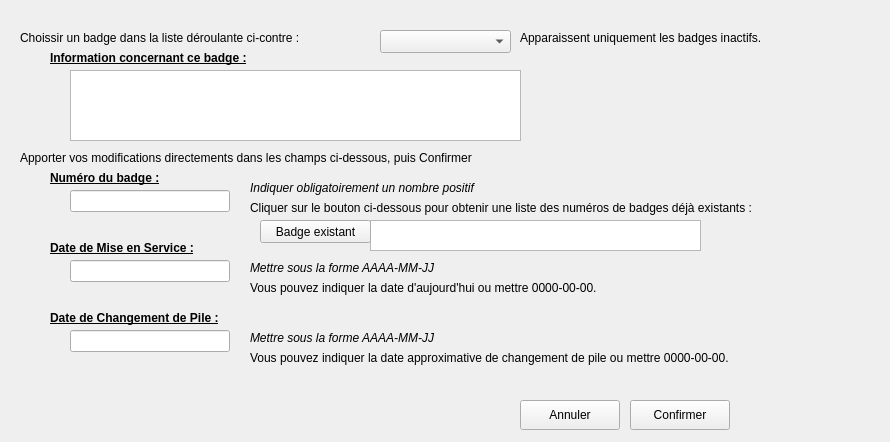
      <widget class="QWidget" name="page_2">
       <property name="geometry">
        <rect>
         <x>0</x>
         <y>0</y>
         <width>890</width>
         <height>442</height>
        </rect>
       </property>
       <attribute name="label">
        <string>Apporter une modification concernant une Affectation</string>
       </attribute>
       <widget class="QLabel" name="label_19">
        <property name="geometry">
         <rect>
          <x>20</x>
          <y>30</y>
          <width>341</width>
          <height>16</height>
         </rect>
        </property>
        <property name="text">
         <string>Choissir un badge dans la liste déroulante ci-contre :</string>
        </property>
       </widget>
       <widget class="QComboBox" name="cBoxLierMod">
        <property name="enabled">
         <bool>true</bool>
        </property>
        <property name="geometry">
         <rect>
          <x>380</x>
          <y>30</y>
          <width>131</width>
          <height>23</height>
         </rect>
        </property>
       </widget>
       <widget class="QLabel" name="label_20">
        <property name="geometry">
         <rect>
          <x>50</x>
          <y>170</y>
          <width>121</width>
          <height>16</height>
         </rect>
        </property>
        <property name="font">
         <font>
          <weight>75</weight>
          <bold>true</bold>
          <underline>true</underline>
         </font>
        </property>
        <property name="text">
         <string>Numéro du badge :</string>
        </property>
       </widget>
       <widget class="QLineEdit" name="lEditNumBadgeMod">
        <property name="geometry">
         <rect>
          <x>70</x>
          <y>190</y>
          <width>160</width>
          <height>22</height>
         </rect>
        </property>
       </widget>
       <widget class="QLabel" name="label_21">
        <property name="geometry">
         <rect>
          <x>50</x>
          <y>240</y>
          <width>181</width>
          <height>16</height>
         </rect>
        </property>
        <property name="font">
         <font>
          <weight>75</weight>
          <bold>true</bold>
          <underline>true</underline>
         </font>
        </property>
        <property name="text">
         <string>Date de Mise en Service :</string>
        </property>
       </widget>
       <widget class="QLabel" name="label_22">
        <property name="geometry">
         <rect>
          <x>50</x>
          <y>310</y>
          <width>211</width>
          <height>16</height>
         </rect>
        </property>
        <property name="font">
         <font>
          <weight>75</weight>
          <bold>true</bold>
          <underline>true</underline>
         </font>
        </property>
        <property name="text">
         <string>Date de Changement de Pile :</string>
        </property>
       </widget>
       <widget class="QLineEdit" name="lEditDateServiceMod">
        <property name="geometry">
         <rect>
          <x>70</x>
          <y>260</y>
          <width>160</width>
          <height>22</height>
         </rect>
        </property>
       </widget>
       <widget class="QLineEdit" name="lEditDatePileMod">
        <property name="geometry">
         <rect>
          <x>70</x>
          <y>330</y>
          <width>160</width>
          <height>22</height>
         </rect>
        </property>
       </widget>
       <widget class="QLabel" name="label_24">
        <property name="geometry">
         <rect>
          <x>20</x>
          <y>150</y>
          <width>581</width>
          <height>16</height>
         </rect>
        </property>
        <property name="text">
         <string>Apporter vos modifications directements dans les champs ci-dessous, puis Confirmer</string>
        </property>
       </widget>
       <widget class="QLabel" name="label_25">
        <property name="geometry">
         <rect>
          <x>250</x>
          <y>260</y>
          <width>381</width>
          <height>16</height>
         </rect>
        </property>
        <property name="font">
         <font>
          <italic>true</italic>
         </font>
        </property>
        <property name="text">
         <string>Mettre sous la forme AAAA-MM-JJ</string>
        </property>
       </widget>
       <widget class="QLabel" name="label_26">
        <property name="geometry">
         <rect>
          <x>250</x>
          <y>280</y>
          <width>561</width>
          <height>16</height>
         </rect>
        </property>
        <property name="text">
         <string>Vous pouvez indiquer la date d'aujourd'hui ou mettre 0000-00-00.</string>
        </property>
       </widget>
       <widget class="QLabel" name="label_27">
        <property name="geometry">
         <rect>
          <x>250</x>
          <y>330</y>
          <width>381</width>
          <height>16</height>
         </rect>
        </property>
        <property name="font">
         <font>
          <italic>true</italic>
         </font>
        </property>
        <property name="text">
         <string>Mettre sous la forme AAAA-MM-JJ</string>
        </property>
       </widget>
       <widget class="QLabel" name="label_28">
        <property name="geometry">
         <rect>
          <x>250</x>
          <y>350</y>
          <width>561</width>
          <height>16</height>
         </rect>
        </property>
        <property name="text">
         <string>Vous pouvez indiquer la date approximative de changement de pile ou mettre 0000-00-00.</string>
        </property>
       </widget>
       <widget class="QPushButton" name="btAnnulerLierMod">
        <property name="geometry">
         <rect>
          <x>520</x>
          <y>400</y>
          <width>100</width>
          <height>30</height>
         </rect>
        </property>
        <property name="text">
         <string>Annuler</string>
        </property>
        <property name="icon">
         <iconset>
          <normaloff>ressources/ButtonClose.png</normaloff>ressources/ButtonClose.png</iconset>
        </property>
       </widget>
       <widget class="QPushButton" name="btOkLierMod">
        <property name="geometry">
         <rect>
          <x>630</x>
          <y>400</y>
          <width>100</width>
          <height>30</height>
         </rect>
        </property>
        <property name="text">
         <string>Confirmer</string>
        </property>
        <property name="icon">
         <iconset>
          <normaloff>ressources/bt_ok.png</normaloff>ressources/bt_ok.png</iconset>
        </property>
       </widget>
       <widget class="QLabel" name="label_31">
        <property name="geometry">
         <rect>
          <x>520</x>
          <y>30</y>
          <width>281</width>
          <height>16</height>
         </rect>
        </property>
        <property name="text">
         <string>Apparaissent uniquement les badges inactifs.</string>
        </property>
       </widget>
       <widget class="QLabel" name="label_37">
        <property name="geometry">
         <rect>
          <x>840</x>
          <y>0</y>
          <width>51</width>
          <height>51</height>
         </rect>
        </property>
        <property name="text">
         <string/>
        </property>
        <property name="pixmap">
         <pixmap>ressources/modifier.png</pixmap>
        </property>
       </widget>
       <widget class="QLabel" name="label_42">
        <property name="geometry">
         <rect>
          <x>50</x>
          <y>50</y>
          <width>241</width>
          <height>16</height>
         </rect>
        </property>
        <property name="font">
         <font>
          <weight>75</weight>
          <bold>true</bold>
          <underline>true</underline>
         </font>
        </property>
        <property name="text">
         <string>Information concernant ce badge :</string>
        </property>
       </widget>
       <widget class="QTextEdit" name="txtInfoBadgeLier">
        <property name="geometry">
         <rect>
          <x>70</x>
          <y>70</y>
          <width>451</width>
          <height>71</height>
         </rect>
        </property>
       </widget>
       <widget class="QLabel" name="label_34">
        <property name="geometry">
         <rect>
          <x>250</x>
          <y>180</y>
          <width>381</width>
          <height>16</height>
         </rect>
        </property>
        <property name="font">
         <font>
          <italic>true</italic>
         </font>
        </property>
        <property name="text">
         <string>Indiquer obligatoirement un nombre positif</string>
        </property>
       </widget>
       <widget class="QTextEdit" name="txtBadgeExistant_2">
        <property name="enabled">
         <bool>true</bool>
        </property>
        <property name="geometry">
         <rect>
          <x>370</x>
          <y>220</y>
          <width>331</width>
          <height>31</height>
         </rect>
        </property>
        <property name="cursor" stdset="0">
         <cursorShape>ForbiddenCursor</cursorShape>
        </property>
        <property name="readOnly">
         <bool>true</bool>
        </property>
       </widget>
       <widget class="QLabel" name="label_23">
        <property name="geometry">
         <rect>
          <x>250</x>
          <y>200</y>
          <width>581</width>
          <height>16</height>
         </rect>
        </property>
        <property name="text">
         <string>Cliquer sur le bouton ci-dessous pour obtenir une liste des numéros de badges déjà existants :</string>
        </property>
       </widget>
       <widget class="QPushButton" name="btBadgeExistant_2">
        <property name="geometry">
         <rect>
          <x>260</x>
          <y>220</y>
          <width>111</width>
          <height>23</height>
         </rect>
        </property>
        <property name="text">
         <string>Badge existant</string>
        </property>
       </widget>
      </widget>
